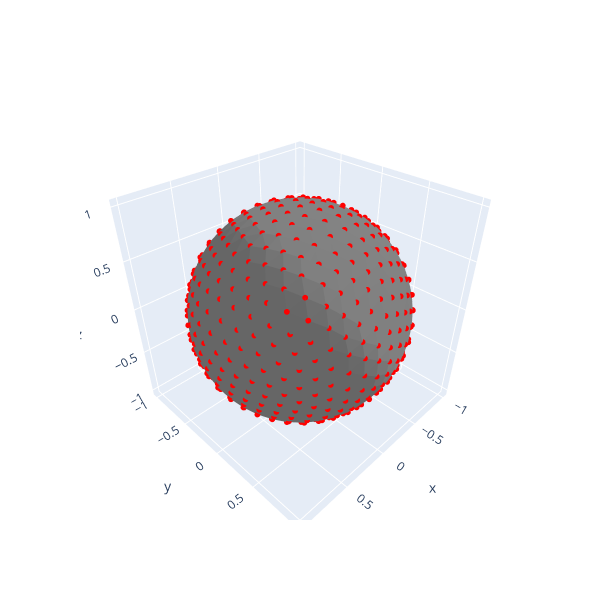

The notebook cell saved with this chart:
### Markdown cell above
# Inverse of the Normal Map

### Code cell
from igmap import *
from gblend.geometry import *

from plotly.subplots import make_subplots
import plotly.graph_objects as go

res = 3
base = "../SphereTriangulation/"
sph_fs = np.loadtxt(base+'triangles%s.txt'%res).astype(int)
sph_vs = np.loadtxt(base+'vertices%s.txt'%res)

print("Spherical points count: %s"%sph_vs.shape[0])

d_min = get_minimal_vertices_distance(sph_vs, sph_fs)
print("Minimal distance between points: %s"%d_min)

fig = go.Figure()
fig.add_trace(go.Mesh3d(x=sph_vs[:,0], y=sph_vs[:,1], z=sph_vs[:,2], i=sph_fs[:,0], j=sph_fs[:,1], k=sph_fs[:,2], color='gray', opacity=1.0, flatshading=True))
fig.add_trace(go.Scatter3d(x=sph_vs[:,0], y=sph_vs[:,1], z=sph_vs[:,2], mode='markers', marker=dict(size=2, color='red')))
fig.update_layout(width=600, height=600)
fig.show()

### Figure 1 — Plotly figure (JSON) as saved in the notebook; plotly's stock layout.template omitted (floating-point values rounded to 4 significant figures; data arrays with more than 128 entries replaced by an {"elided": "..."} marker saying what was removed)
{"data": [{"color": "gray", "flatshading": true, "i": {"elided": "1280 int values"}, "j": {"elided": "1280 int values"}, "k": {"elided": "1280 int values"}, "opacity": 1, "type": "mesh3d", "x": {"elided": "642 float values"}, "y": {"elided": "642 float values"}, "z": {"elided": "642 float values"}}, {"marker": {"color": "red", "size": 2}, "mode": "markers", "type": "scatter3d", "x": {"elided": "642 float values"}, "y": {"elided": "642 float values"}, "z": {"elided": "642 float values"}}], "layout": {"height": 600, "width": 600}}
